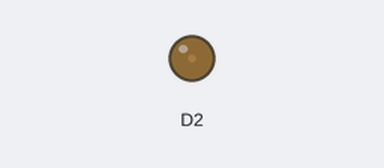
Bench run of a sketch on a simulated ESP8266 (NodeMCU). Parts: output pins drawn as LEDs (lit = HIGH).

Above: at 0.05 s.
At 0.3 s:
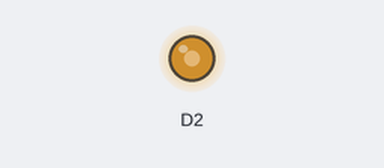
At 0.45 s:
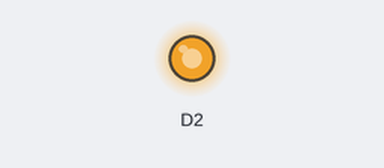
At 0.85 s:
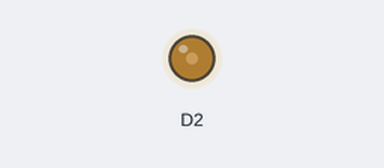
Timing chart, 0 to 3.0 s (numbered marks = the images above):
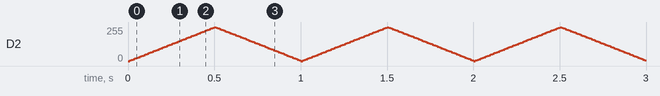

The sketch:

sketch.ino
```cpp
int val = 0;

void setup()
{
    // Configuramos el pin 11 como pin de salida
    pinMode(D2, OUTPUT);
}

void loop()
{
    // En la primer mitad del ciclo aumentamos paulatinamente la
    // intensidad del led
    for (int i = 0; i < 50; i++)
    {
        val = (i * 255 / 50);
        analogWrite(D2, val);
        delay(10);
    }
    // En la segunda mitad hacemos el proceso inverso
    for (int i = 0; i < 50; i++)
    {
        val = 255 - (i * 255 / 50);
        analogWrite(D2, val);
        delay(10);
    }
}
```
